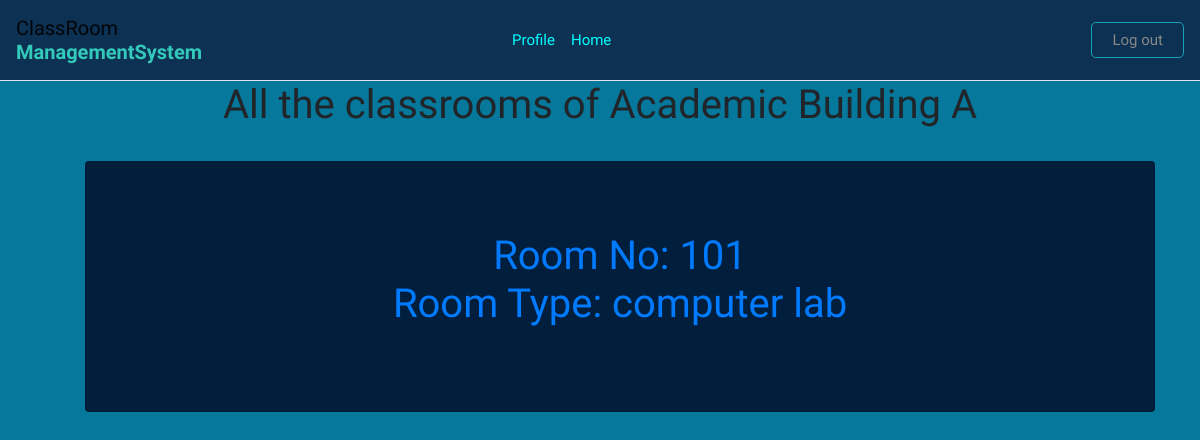
Page /classrooms/Academic Building A/9 (signed in) on the committed database.
### classroom/models.py (models this page shows)
class Building(models.Model):
    name = models.CharField(max_length=200,null=False)

class Classroom(models.Model):
    room_no = models.CharField(max_length=200,null=False)
    room_type = models.CharField(max_length=200, null=False)
    capacity = models.IntegerField(null=False,blank=False)
    room_status = models.BooleanField(default=False)
    building = models.ForeignKey(Building, on_delete=models.CASCADE,null=True,blank=False)

### classroom/views.py (the view)
# urls.py: path('classrooms/<name>/<int:id>',views.classrooms_views,name='classrooms'),
@login_required(login_url='login')
def classrooms_views(request,name,id):
    classroomlist = Classroom.objects.filter(building__name__contains=name)
    return render(request,'classrooms.html',{'id':classroomlist,'building_name':id,'building':name})

### classroom/templates/classrooms.html (shortened to what this page needs)
{% extends 'main.html' %}
{% load static %}
{% block content %}
<div style="text-align: center;" class="cards">
    <h1>All the classrooms of {{building}}</h1>
</div>
    <br/>
    <div style="text-align: center;" class="cards">
        <ul style="list-style-type:none;" >
            {% for c in id %}
            <li style="background: rgb(1 30 61);" class="card"> <h1 style="text-align: center; margin-top: 70px; ">  <a href="{% url 'classroomdetail' c.room_no building_name%}">Room No: {{c.room_no}} </br> Room Type: {{c.room_type}}</a>  </h1> </li>
            {% endfor %}
            </ul>
    </div>
{% endblock content %}

### classroom/templates/main.html (style rules this page uses)
body { font-family: 'Varela Round', sans-serif; }

### classroom/templates/classrooms.html (style rules this page uses)
.cards { display: grid; grid-gap: 10px; }
.card { display: grid; grid-template-rows: max-content 75px 1fr; }

### rows in the picture
Building: name "Academic Building A"
Classroom: room_no "101", room_type "computer lab"
